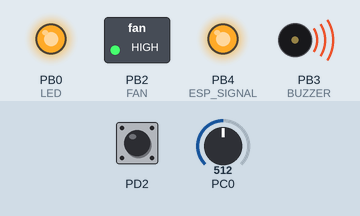
Bench run of a program on a simulated ATmega328P, built with avr-gcc and emulated at 16 MHz (the files do not name the chip). Shown: switched loads named in the program (green lamp = pin HIGH), output pins drawn as LEDs (lit = HIGH), buzzer (waves = sounding, pin HIGH). The inputs (shaded band) are chosen by the test bench; at power-on: PC0 = 512, PD2 HIGH.

Above: at 1.2 s.
1.3 s: PC0 set to 369
2.8 s: PC0 set to 339
At 3.9 s:
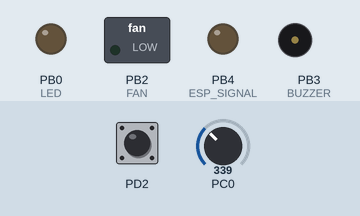
4.3 s: PC0 set to 360
At 5.3 s:
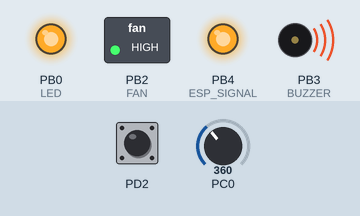
5.8 s: PC0 set to 340
At 6.6 s:
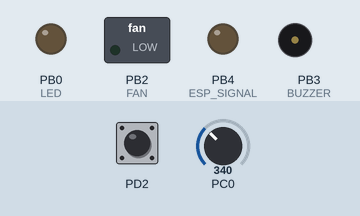
Timing chart, 0 to 8.3 s (numbered marks = the images above; inputs shaded):
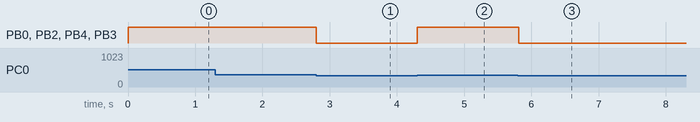

The program:

main.c
```c
#define F_CPU 16000000UL

#include <avr/io.h>
#include <avr/interrupt.h>
#include <util/delay.h>

#define MQ_PIN      0       // MQ-2 가스센서 (ADC0)
#define LED         PB0
#define FAN         PB2
#define BUZZER      PB3
#define ESP_SIGNAL  PB4     // ESP32-C3로 보내는 경보 신호
#define BUTTON      PD0     // 경보 해제 버튼 (INT0)

volatile uint8_t alarm_off = 0;   // 알람 해제 상태 플래그 (1이면 모든 출력 OFF)

void ADC_init(void)
{
    ADMUX  = (1 << REFS0);                      // 기준전압 AVCC(5V)
    ADCSRA = (1 << ADEN) |                      // ADC 활성화
             (1 << ADPS2) | (1 << ADPS1) | (1 << ADPS0);   // 분주비 128
}

uint16_t ADC_read(uint8_t channel)
{
    ADMUX = (ADMUX & 0xF0) | channel;   // ADC 채널 선택
    ADCSRA |= (1 << ADSC);              // 변환 시작
    while (ADCSRA & (1 << ADSC));       // 변환 완료 대기
    return ADCW;                        // 10비트 결과 반환
}

ISR(INT0_vect)
{
    alarm_off = 1;   // 버튼 누르면 알람 해제
}

int main(void)
{
    uint16_t gas_value;
    uint16_t threshold = 350;   // MQ-2 경보 임계값

    // 출력 설정
    DDRB |= (1 << LED) | (1 << FAN) | (1 << BUZZER) | (1 << ESP_SIGNAL);

    // 버튼 입력, 내부 풀업 활성화
    DDRD &= ~(1 << BUTTON);
    PORTD |= (1 << BUTTON);

    // INT0 하강 에지 인터럽트 설정, 전역 인터럽트 허용
    EICRA |= (1 << ISC01);
    EIMSK |= (1 << INT0);
    sei();

    ADC_init();

    while (1)
    {
        gas_value = ADC_read(MQ_PIN);   // MQ-2 센서 값 읽기

        // 가스 농도가 기준치 이상이고 알람 해제 상태가 아닐 때
        if (gas_value > threshold && alarm_off == 0)
        {
            PORTB |= (1 << LED);
            PORTB |= (1 << FAN);
            PORTB |= (1 << BUZZER);
            PORTB |= (1 << ESP_SIGNAL);
        }
        else
        {
            PORTB &= ~(1 << LED);
            PORTB &= ~(1 << FAN);
            PORTB &= ~(1 << BUZZER);
            PORTB &= ~(1 << ESP_SIGNAL);
        }

        _delay_ms(30);   // 반응 속도를 위한 짧은 딜레이
    }
}
```

Measured:
- the behaviour switches between 351 and 350 on PC0 (found by bisection; images 0 and 1)
- after the input at 1.3 s, every drawn part: stays the same
- after the input at 2.8 s, PB0 (LED), PB2 (FAN), PB4 (ESP_SIGNAL), PB3 (BUZZER): HIGH → LOW at once
- after the input at 4.3 s, PB0 (LED), PB2 (FAN), PB4 (ESP_SIGNAL), PB3 (BUZZER): LOW → HIGH at once
- after the input at 5.8 s, PB0 (LED), PB2 (FAN), PB4 (ESP_SIGNAL), PB3 (BUZZER): HIGH → LOW at once
